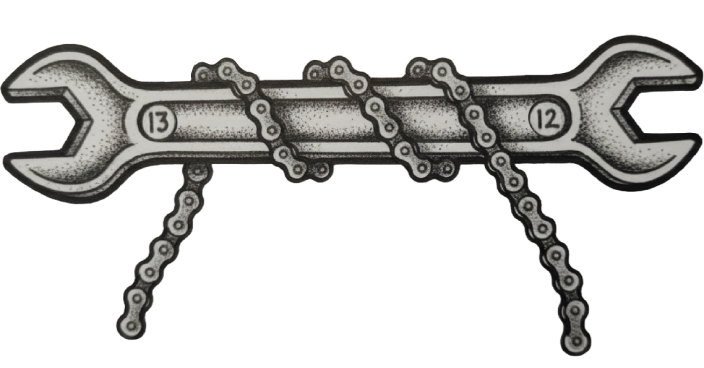
#> input picture CHiavc.png, 1408 x 736 px, given in place of foglio-13.jpg, which was not available (shown at 1/2 size)
$ python inchiostro-stamperia.py
#> lines starting #> are read from the running program, lines starting #| are printed output that depends on the picture; pictures that were not available may be replaced by others from this repository, and a replacement may not be noted
#!/usr/bin/env python3
"""L'inchiostro del biglietto, preso da un foglio vero di Stamperia.

Dal foglio 13 si prende la fascia dove il rullo scarico ha lasciato le strisciate delle setole in modo
uniforme. Si tengono solo i segni sottili (le grandi zone bianche si richiudono), si allunga la fascia in
verticale, nel verso delle setole, e si fa netto il bordo: nero pieno e carta, niente grigi impastati
ne' granelli isolati. L'inchiostro non copre mai del tutto: dove il rullo ha scaricato piu' colore e'
piu' carico, altrove la carta traspare. Esce ar-print/inchiostro-stamperia.png: nero con trasparenza.

    python3 scripts/inchiostro-stamperia.py [--foglio 13] [--x 200 --y 620] [--soglia .42] [--carico .62,.86]
    (--soglia piu' bassa = piu' strisciate; --carico = quanto copre l'inchiostro, da .. a ..)
"""
import argparse
import cv2, numpy as np

ap = argparse.ArgumentParser()
ap.add_argument('--foglio', default='13')
ap.add_argument('--x', type=int, default=200); ap.add_argument('--y', type=int, default=620)
ap.add_argument('--w', type=int, default=1280); ap.add_argument('--h', type=int, default=468)
ap.add_argument('--soglia', type=float, default=.42)
ap.add_argument('--carico', default='.62,.86', help='trasparenza dell\'inchiostro: dove il rullo ha scaricato meno, dove di piu\'')
ap.add_argument('--apertura', type=int, default=11, help="le zone bianche piu' larghe di cosi' (px) si richiudono")
A = ap.parse_args()

im = cv2.imread(f'public/portfolio/sperimentazione/foglio-{A.foglio}.jpg')
#> im is the input picture: shape (736, 1408, 3); mean B, G, R 207.7, 209.1, 209.6
mx = im[A.y:A.y + A.h, A.x:A.x + A.w].max(axis=2).astype(np.float32)   # il massimo dei canali: i colori restano chiari, conta il nero
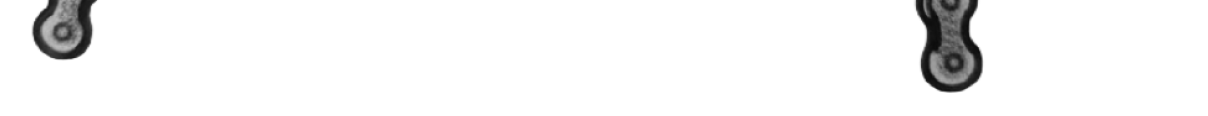
#> mx: shape (116, 1208) float32; min 10, max 255, mean 245.1
bianco = 1 - np.clip((185 - mx) / 130, 0, 1)
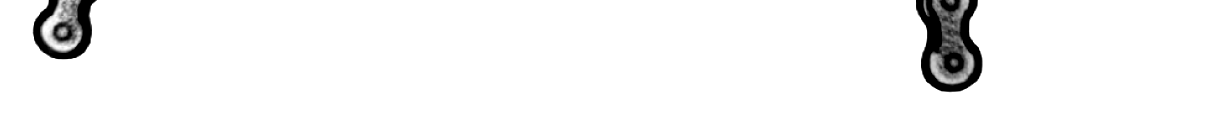
#> bianco: shape (116, 1208) float32; min 0, max 1, mean 0.959
k = cv2.getStructuringElement(cv2.MORPH_ELLIPSE, (A.apertura, A.apertura))
segni = np.clip(bianco - cv2.morphologyEx(bianco, cv2.MORPH_OPEN, k), 0, 1)
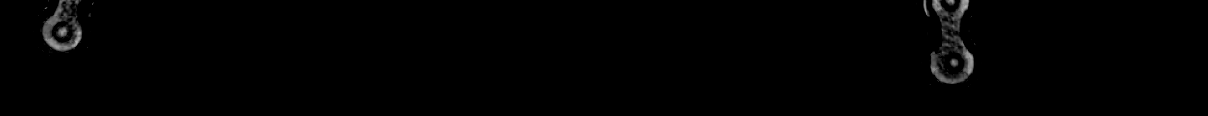
#> segni: shape (116, 1208) float32; min 0, max 0.708, mean 0.00663
segni = cv2.resize(segni, (1280, 768), interpolation=cv2.INTER_CUBIC)     # le setole sono quasi verticali: si allungano e basta
#> segni: shape (768, 1280) float32
t = np.clip((cv2.GaussianBlur(segni, (0, 0), .7) - A.soglia) / .08, 0, 1)  # bordo netto, come una stampa
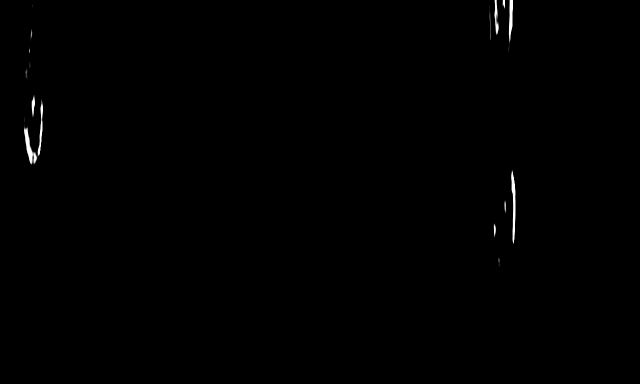
#> t: shape (768, 1280) float32 (shown at 1/2 size); min 0, max 1, mean 0.00299
n, lab, st, _ = cv2.connectedComponentsWithStats((t > .5).astype(np.uint8), 8)
#> lab: shape (768, 1280) int32; 14 distinct labels, from 0 to 13
#> n = 14; st = 14 rows, first 6: [0, 0, 1280, 768, 980130], [989, 0, 8, 68, 304], [1006, 0, 4, 16, 53], [1018, 0, 8, 85, 464], [980, 43, 1, 26, 26], [62, 63, 2, 9, 16]
tieni = np.zeros(n, bool); tieni[1:] = st[1:, cv2.CC_STAT_AREA] >= 6       # via i granelli isolati
segno = 1 - t * tieni[lab]
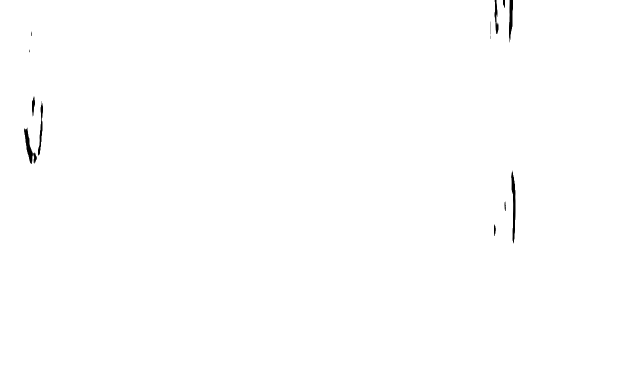
#> segno: shape (768, 1280) float32 (shown at 1/2 size); min 0, max 1, mean 0.997
# il carico del rullo: il nero del foglio, sfumato, decide quanto l'inchiostro copre (mai del tutto)
nero = cv2.resize(1 - bianco, (1280, 768), interpolation=cv2.INTER_AREA)
nero = cv2.GaussianBlur(nero, (0, 0), 6)
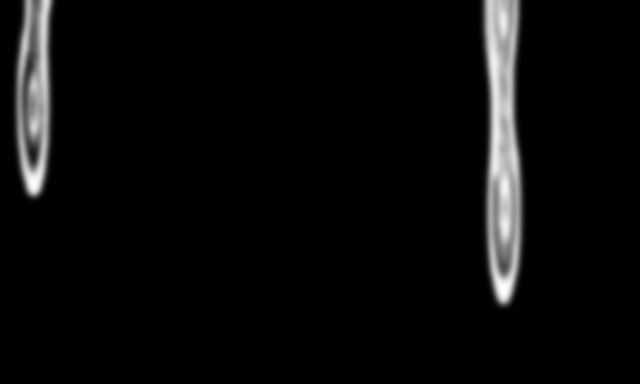
#> nero: shape (768, 1280) float32 (shown at 1/2 size); min 0, max 0.994, mean 0.0408
nero = (nero - nero.min()) / max(1e-6, nero.max() - nero.min())
c0, c1 = (float(v) for v in A.carico.split(','))
alpha = segno * (c0 + (c1 - c0) * nero)
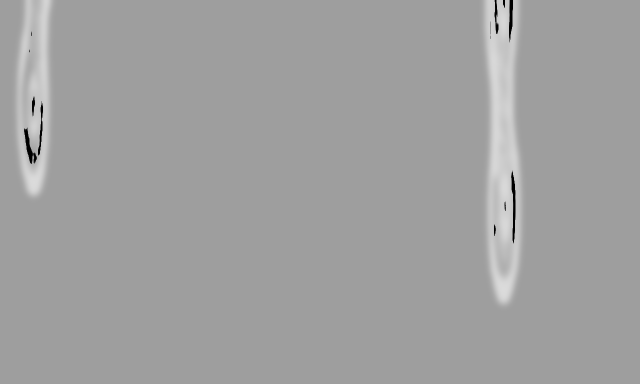
#> alpha: shape (768, 1280) float32 (shown at 1/2 size); min 0, max 0.86, mean 0.628
a = (alpha * 255).astype(np.uint8)
cv2.imwrite('ar-print/inchiostro-stamperia.png', np.dstack([np.full_like(a, 26)] * 3 + [a]), [cv2.IMWRITE_PNG_COMPRESSION, 9])
print('ar-print/inchiostro-stamperia.png', f'segno {segno.mean():.0%}, copertura media {alpha.mean():.0%}')
#| ar-print/inchiostro-stamperia.png segno 100%, copertura media 63%
